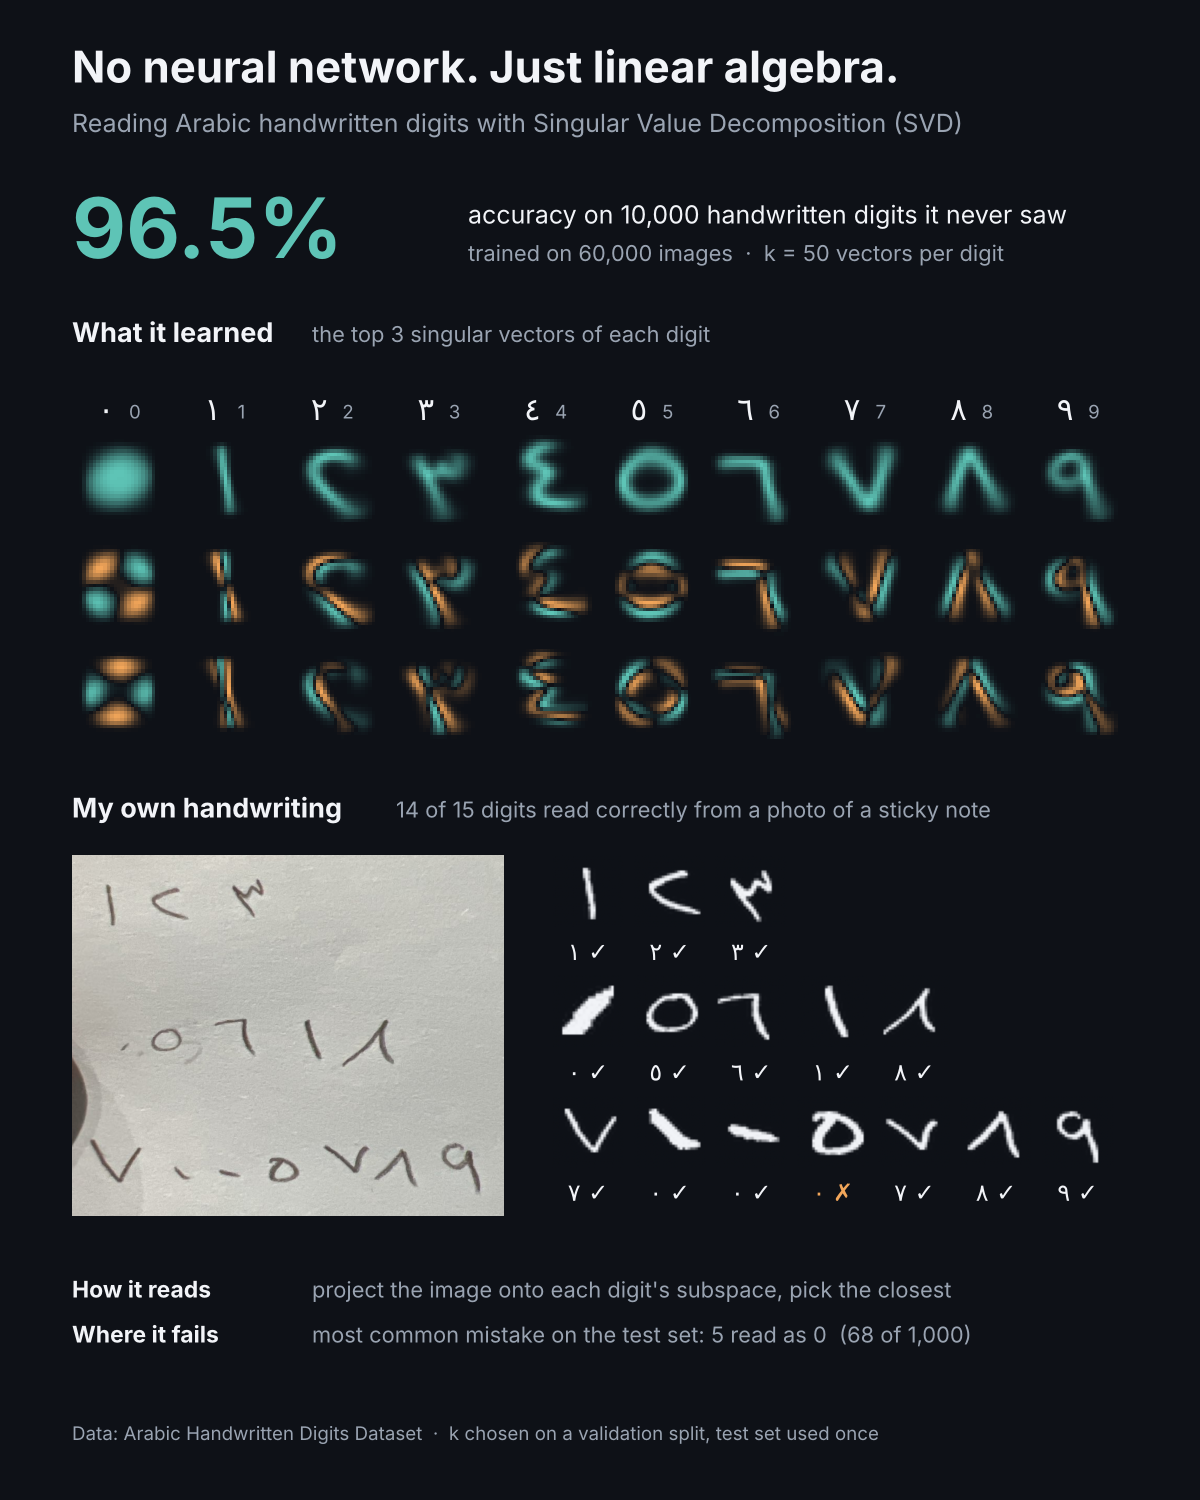

Here is the Python script that generated this plot:
import sys
import numpy as np
from PIL import Image, ImageOps
from scipy import ndimage as ndi
import matplotlib.pyplot as plt
from matplotlib.colors import LinearSegmentedColormap

K_CHOICES = [5, 10, 20, 30, 40, 50]
MY_DIGITS = [[1, 2, 3], [0, 5, 6, 1, 8], [7, 0, 0, 5, 7, 8, 9]]
SPLIT = 50000
BACKGROUND = "#0E1117"
TEXT = "#F2F4F8"
MUTED = "#9AA4B2"
ACCENT = "#5EC4B6"
WARM = "#F2A65A"
ARABIC = "DejaVu Sans"


def load(folder):
    train_x = np.loadtxt(folder + "/csvTrainImages 60k x 784.csv", delimiter=",") / 255
    train_y = np.loadtxt(folder + "/csvTrainLabel 60k x 1.csv", dtype=int)
    test_x = np.loadtxt(folder + "/csvTestImages.csv", delimiter=",") / 255
    test_y = np.loadtxt(folder + "/csvTestLabel 10k x 1.csv", dtype=int)
    return train_x, train_y, test_x, test_y


def learn_bases(images, labels):
    bases = []
    for digit in range(10):
        A = images[labels == digit].T
        U, S, Vt = np.linalg.svd(A, full_matrices=False)
        bases.append(U)
    return bases


def residuals(images, bases, k):
    total = np.sum(images ** 2, axis=1)
    columns = []
    for U in bases:
        projection = images @ U[:, :k]
        columns.append(total - np.sum(projection ** 2, axis=1))
    return np.stack(columns, axis=1)


def predict(images, bases, k):
    return np.argmin(residuals(images, bases, k), axis=1)


def to_28(mask):
    ys, xs = np.where(mask)
    mask = mask[ys.min():ys.max() + 1, xs.min():xs.max() + 1]
    height, width = mask.shape
    scale = 20 / max(height, width)
    size = (max(1, round(width * scale)), max(1, round(height * scale)))
    small = np.asarray(Image.fromarray((mask * 255).astype(np.uint8)).resize(size, Image.LANCZOS)) / 255
    small = np.clip(small, 0, 1)
    center_y, center_x = ndi.center_of_mass(small)
    top = min(max(int(round(14 - center_y)), 0), 28 - small.shape[0])
    side = min(max(int(round(14 - center_x)), 0), 28 - small.shape[1])
    canvas = np.zeros((28, 28))
    canvas[top:top + small.shape[0], side:side + small.shape[1]] = small
    return canvas.T.reshape(-1)


def read_note(path):
    photo = np.asarray(ImageOps.exif_transpose(Image.open(path)).convert("RGB")).astype(float)
    r, g, b = photo[:, :, 0], photo[:, :, 1], photo[:, :, 2]
    paper = (np.abs(r - b) < 22) & (np.abs(r - g) < 12) & (photo.min(axis=2) > 140)
    paper = ndi.binary_opening(paper, iterations=5)
    regions, count = ndi.label(paper)
    paper = regions == 1 + np.argmax(ndi.sum(paper, regions, range(1, count + 1)))
    paper = ndi.binary_erosion(ndi.binary_fill_holes(paper), iterations=25)
    gray = photo.mean(axis=2)
    background = ndi.median_filter(gray[::4, ::4], size=25)
    background = np.kron(background, np.ones((4, 4)))[:gray.shape[0], :gray.shape[1]]
    ink = ndi.binary_closing((background - gray > 38) & paper, iterations=2)
    regions, count = ndi.label(ndi.binary_dilation(ink, iterations=6))
    found = []
    for i, box in enumerate(ndi.find_objects(regions)):
        mask = ink[box] & (regions[box] == i + 1)
        if mask.sum() >= 60:
            found.append((box[0].start, box[1].start, box[0].stop, box[1].stop, mask))
    found.sort(key=lambda item: item[0])
    rows = [[found[0]]]
    for item in found[1:]:
        if item[0] - rows[-1][0][0] > 120:
            rows.append([item])
        else:
            rows[-1].append(item)
    rows = [sorted(row, key=lambda item: item[1]) for row in rows]
    y0 = max(0, min(item[0] for item in found) - 40)
    x0 = max(0, min(item[1] for item in found) - 40)
    y1 = max(item[2] for item in found) + 40
    x1 = max(item[3] for item in found) + 40
    crop = photo[y0:y1, x0:x1].astype(np.uint8)
    return [[to_28(item[4]) for item in row] for row in rows], crop


def picture(vector):
    return vector.reshape(28, 28).T


def arabic(digit):
    return chr(0x0660 + digit)


folder = sys.argv[1] if len(sys.argv) > 1 else "data"
note_path = sys.argv[2] if len(sys.argv) > 2 else "my_digits.png"
train_x, train_y, test_x, test_y = load(folder)
print("Training images:", train_x.shape[0], "| Test images:", test_x.shape[0])

bases = learn_bases(train_x[:SPLIT], train_y[:SPLIT])
best_k, best_score = 0, 0
for k in K_CHOICES:
    score = 100 * np.mean(predict(train_x[SPLIT:], bases, k) == train_y[SPLIT:])
    print("k =", k, "| validation accuracy =", round(score, 2), "%")
    if score > best_score:
        best_k, best_score = k, score
print("Best k:", best_k)

bases = learn_bases(train_x, train_y)
predictions = predict(test_x, bases, best_k)
accuracy = 100 * np.mean(predictions == test_y)
print("Test accuracy =", round(accuracy, 2), "%")

confusion = np.zeros((10, 10), dtype=int)
for truth, guess in zip(test_y, predictions):
    confusion[truth, guess] += 1
mistakes = confusion.copy()
np.fill_diagonal(mistakes, 0)
worst_truth, worst_guess = np.unravel_index(np.argmax(mistakes), mistakes.shape)
print("Most common mistake:", worst_truth, "read as", worst_guess, "|", mistakes[worst_truth, worst_guess], "times")

my_rows, note = read_note(note_path)
my_guesses = [predict(np.array(row), bases, best_k) for row in my_rows]
my_correct = sum(int(np.sum(guess == np.array(truth))) for guess, truth in zip(my_guesses, MY_DIGITS))
my_total = sum(len(row) for row in MY_DIGITS)
for guess, truth in zip(my_guesses, MY_DIGITS):
    print("My handwriting | wrote", truth, "| read", guess.tolist())
print("My handwriting:", my_correct, "of", my_total)

two_tone = LinearSegmentedColormap.from_list("two_tone", [WARM, BACKGROUND, ACCENT])
white = LinearSegmentedColormap.from_list("white", [BACKGROUND, TEXT])

fig = plt.figure(figsize=(8, 10), dpi=150, facecolor=BACKGROUND)
left, cell, gap = 0.06, 0.0808, 0.008
cell_h = cell * 8 / 10

fig.text(left, 0.945, "No neural network. Just linear algebra.", color=TEXT, fontsize=21, fontweight="bold")
fig.text(left, 0.912, "Reading Arabic handwritten digits with Singular Value Decomposition (SVD)", color=MUTED, fontsize=12)
fig.text(left, 0.828, str(np.floor(accuracy * 10) / 10) + "%", color=ACCENT, fontsize=40, fontweight="bold")
fig.text(left + 0.33, 0.851, "accuracy on " + format(test_x.shape[0], ",") + " handwritten digits it never saw", color=TEXT, fontsize=12)
fig.text(left + 0.33, 0.826, "trained on " + format(train_x.shape[0], ",") + " images  ·  k = " + str(best_k) + " vectors per digit", color=MUTED, fontsize=10.5)

fig.text(left, 0.772, "What it learned", color=TEXT, fontsize=13, fontweight="bold")
fig.text(left + 0.2, 0.772, "the top 3 singular vectors of each digit", color=MUTED, fontsize=10.5)
top = 0.712
for digit in range(10):
    x = left + digit * (cell + gap)
    fig.text(x + cell / 2 - 0.012, top + 0.008, arabic(digit), color=TEXT, fontsize=15, ha="center", fontfamily=ARABIC)
    fig.text(x + cell / 2 + 0.012, top + 0.009, str(digit), color=MUTED, fontsize=9, ha="center")
    for row in range(3):
        vector = bases[digit][:, row]
        if row == 0 and vector.sum() < 0:
            vector = -vector
        limit = np.abs(vector).max()
        ax = fig.add_axes([x, top - (row + 1) * cell_h - row * gap * 0.8, cell, cell_h])
        ax.imshow(picture(vector), cmap=two_tone, vmin=-limit, vmax=limit)
        ax.axis("off")

fig.text(left, 0.455, "My own handwriting", color=TEXT, fontsize=13, fontweight="bold")
fig.text(left + 0.27, 0.455, str(my_correct) + " of " + str(my_total) + " digits read correctly from a photo of a sticky note", color=MUTED, fontsize=10.5)
note_w = 0.36
note_h = note_w * 8 / 10 * note.shape[0] / note.shape[1]
top = 0.43
ax = fig.add_axes([left, top - note_h, note_w, note_h])
ax.imshow(note)
ax.axis("off")
small = 0.06
small_h = small * 8 / 10
step = note_h / len(my_rows)
for r, (row, guess, truth) in enumerate(zip(my_rows, my_guesses, MY_DIGITS)):
    for c in range(len(row)):
        x = left + note_w + 0.04 + c * (small + gap)
        y = top - r * step - small_h
        ax = fig.add_axes([x, y, small, small_h])
        ax.imshow(picture(row[c]), cmap=white, vmin=0, vmax=1)
        ax.axis("off")
        right = guess[c] == truth[c]
        fig.text(x + small / 2, y - 0.022, arabic(guess[c]) + (" ✓" if right else " ✗"), color=TEXT if right else WARM, fontsize=11.5, ha="center", fontfamily=ARABIC)

fig.text(left, 0.135, "How it reads", color=TEXT, fontsize=11, fontweight="bold")
fig.text(left + 0.2, 0.135, "project the image onto each digit's subspace, pick the closest", color=MUTED, fontsize=10.5)
fig.text(left, 0.105, "Where it fails", color=TEXT, fontsize=11, fontweight="bold")
fig.text(left + 0.2, 0.105, "most common mistake on the test set: " + str(worst_truth) + " read as " + str(worst_guess) + "  (" + str(mistakes[worst_truth, worst_guess]) + " of " + format(confusion[worst_truth].sum(), ",") + ")", color=MUTED, fontsize=10.5)

fig.text(left, 0.04, "Data: Arabic Handwritten Digits Dataset  ·  k chosen on a validation split, test set used once", color=MUTED, fontsize=9)
fig.savefig("arabic_digits_svd.png", facecolor=BACKGROUND)
print("Saved arabic_digits_svd.png")
